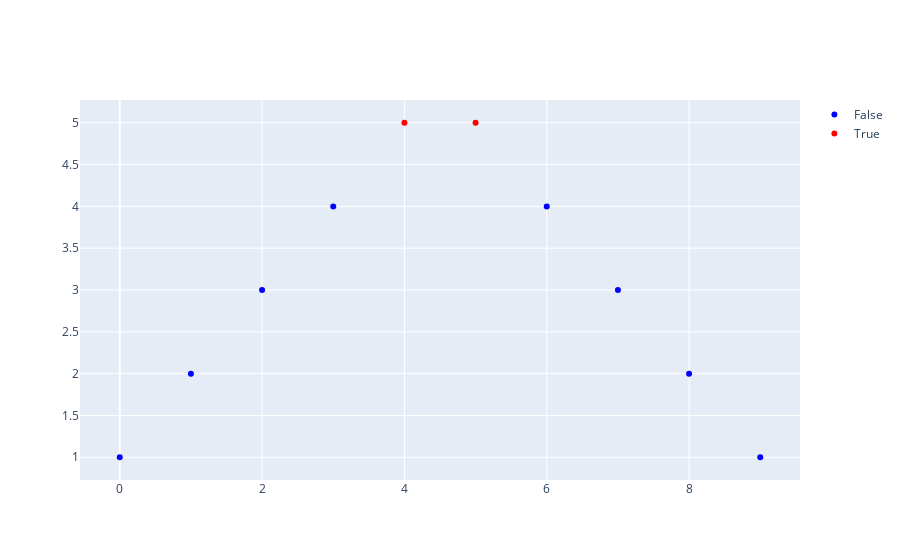

The cell this chart's notebook holds for it:
### Code cell
data = pd.DataFrame( {"A":[1,2,3,4,5,5,4,3,2,1]})
mask = pd.DataFrame( {"A":[False,False,False,False,True,True,False,False,False,False]})

data_masked = data[["A"]]
data_masked_true = data_masked[mask['A']]
data_masked_false = data_masked[~mask['A']]
trace_false = go.Scatter( x=data_masked_false.index, y=data_masked_false['A'], mode='markers', name='False', line=dict(color='blue'))
trace_true = go.Scatter( x=data_masked_true.index, y=data_masked_true["A"], mode='markers', name='True', line=dict(color='red'))


fig = go.Figure()
fig.add_trace(trace_false)
fig.add_trace(trace_true)
fig.show()

### Figure 1 — Plotly figure (JSON) as saved in the notebook; plotly's stock layout.template omitted (floating-point values rounded to 4 significant figures)
{"data": [{"line": {"color": "blue"}, "mode": "markers", "name": "False", "type": "scatter", "x": [0, 1, 2, 3, 6, 7, 8, 9], "y": [1, 2, 3, 4, 4, 3, 2, 1]}, {"line": {"color": "red"}, "mode": "markers", "name": "True", "type": "scatter", "x": [4, 5], "y": [5, 5]}], "layout": {}}
